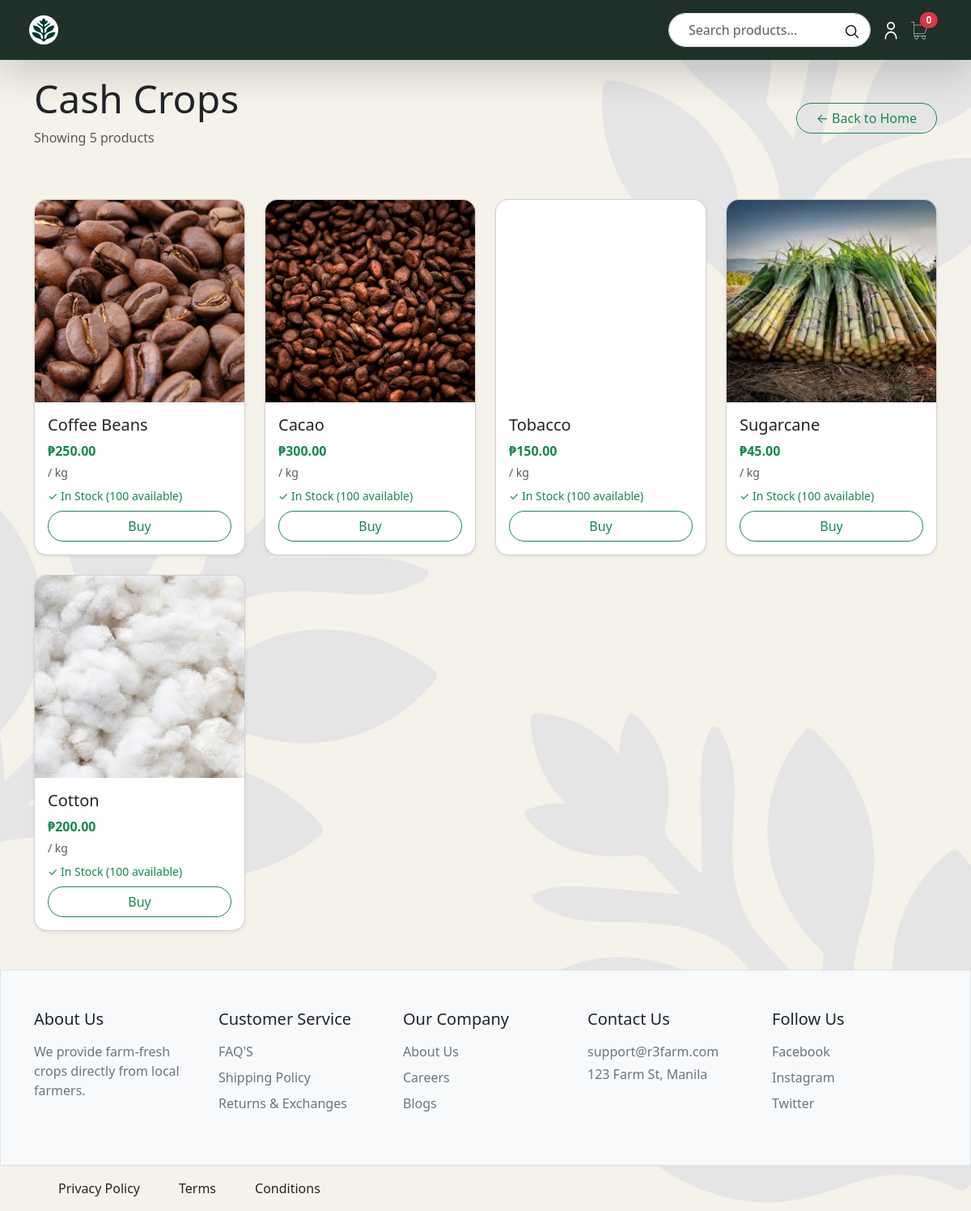
/category.php?cat=cash_crops, run on the app's committed database.
### tables this page shows
CREATE TABLE `products` (
  `id` int(11) NOT NULL,
  `name` varchar(100) NOT NULL,
  `category` enum('vegetables','fruits','grains','cash_crops') NOT NULL,
  `current_price` decimal(10,2) NOT NULL,
  `quantity` int(11) NOT NULL DEFAULT 0,
  `unit` enum('kg','pcs','liter','sack') DEFAULT NULL,
  `image_url` varchar(255) DEFAULT NULL,
  `created_at` timestamp NOT NULL DEFAULT current_timestamp(),
  `harvest_date` date NOT NULL,
  `updated_at` datetime NOT NULL
);

### models/Product.php (called while the page is built, shortened)
<?php
require_once __DIR__ . '/../config/Database.php';
class Product {
    private $conn;
    private $table = "products";
    public function __construct() {
        $database = new Database();
        $this->conn = $database->getConnection();
    }
    public function getByCategory($category, $limit = 4) {
        $stmt = $this->conn->prepare("SELECT * FROM {$this->table} WHERE category = ? ORDER BY created_at DESC LIMIT ?");
        $stmt->bind_param("si", $category, $limit);
        $stmt->execute();
        $result = $stmt->get_result();
        $products = [];
        while ($row = $result->fetch_assoc()) {
            $products[] = $row;
        }
        return $products;
    }
}
?>

### config/Database.php (called while the page is built, shortened)
<?php
class Database {
    private $host = "localhost";
    private $user = "root";
    private $pass = "";
    private $dbname = "r3_farm";
    public function getConnection() {
        $this->conn = new mysqli($this->host, $this->user, $this->pass, $this->dbname);
        return $this->conn;
    }
}
?>

### category.php (the view, shortened to what this page needs)
<?php
require_once 'models/Product.php';
$category = $_GET['cat'] ?? 'vegetables';
$categories = [
    'vegetables' => 'Fresh Vegetables',
    'fruits' => 'Fresh Fruits',
    'grains' => 'Grains / Cereals',
    'cash_crops' => 'Cash Crops'
];
$product = new Product();
$products = $product->getByCategory($category, 1000);
?>
<!DOCTYPE html>
<html lang="en">
<head>
    <link href="https://cdn.jsdelivr.net/npm/bootstrap@5.3.8/dist/css/bootstrap.min.css" rel="stylesheet">
</head>
<body>
    <div class="Background">
    <?php include('components/navbar.comp.php') ?>
    <div class="container py-4 my-4">
        <div class="d-flex justify-content-between align-items-center mb-4">
            <div>
                <h1 class="display-5"><?= $categories[$category] ?></h1>
                <p class="text-muted">Showing <?= count($products) ?> products</p>
            </div>
            <a href="index.php" class="btn btn-outline-success rounded-pill px-4">
                ← Back to Home
            </a>
        </div>
        <div class="row">
            <?php foreach ($products as $product): ?>
                <?php $productUnit = trim((string) ($product['unit'] ?? '')); ?>
                <div class="col-12 col-md-6 col-lg-3 mt-4">
                    <div class="card rounded-4 overflow-hidden h-100 shadow-sm">
                        <div
                            style="height: 250px; background-image: url('<?= $product['image_url'] ?? 'placeholder.jpg' ?>'); background-size: cover; background-position: center;">
                        </div>
                        <div class="card-body">
                            <h5 class="card-title"><?= htmlspecialchars($product['name']) ?></h5>
                            <p class="text-success fw-bold mb-1">₱<?= number_format($product['current_price'], 2) ?></p>
                            <div class="text-muted small mb-2">/
                                <?= htmlspecialchars($productUnit !== '' ? $productUnit : 'unit') ?>
                            </div>
                            <?php if ($product['quantity'] > 0): ?>
                                <div class="text-success small mb-2">✓ In Stock (<?= $product['quantity'] ?> available)</div>
                                <button class="btn btn-outline-success w-100 rounded-pill buy-btn" data-bs-toggle="modal"
                                    data-bs-target="#productModal" data-id="<?= $product['id'] ?>"
                                    data-name="<?= htmlspecialchars($product['name']) ?>"
                                    data-price="<?= $product['current_price'] ?>" data-quantity="<?= $product['quantity'] ?>"
                                    data-unit="<?= htmlspecialchars($productUnit) ?>"
                                    data-image="<?= $product['image_url'] ?? 'placeholder.jpg' ?>">
                                    Buy
                                </button>
                            <?php else: ?>
                                <div class="text-danger small mb-2">✗ Out of Stock</div>
                                <button class="btn btn-secondary w-100 rounded-pill" disabled>OUT OF STOCK</button>
                            <?php endif; ?>
                        </div>
                    </div>
                </div>
            <?php endforeach; ?>
        </div>
    </div>
    <div class="container-fluid border py-5 bg-light">
        <div class="container">
            <div class="row">
                <div class="col">
                    <h5 class="mb-3">About Us</h5>
                    <p class="text-secondary">We provide farm-fresh crops directly from local farmers.</p>
                </div>
                <div class="col">
                    <h5 class="mb-3">Customer Service</h5>
                    <ul class="list-unstyled">
                        <li class="mb-2"><a href="#" class="text-secondary text-decoration-none">FAQ'S</a></li>
                        <li class="mb-2"><a href="#" class="text-secondary text-decoration-none">Shipping Policy</a>
                        </li>
                        <li class="mb-2"><a href="#" class="text-secondary text-decoration-none">Returns & Exchanges</a>
                        </li>
                    </ul>
                </div>
                <div class="col">
                    <h5 class="mb-3">Our Company</h5>
                    <ul class="list-unstyled">
                        <li class="mb-2"><a href="#" class="text-secondary text-decoration-none">About Us</a></li>
                        <li class="mb-2"><a href="#" class="text-secondary text-decoration-none">Careers</a></li>
                        <li class="mb-2"><a href="#" class="text-secondary text-decoration-none">Blogs</a></li>
                    </ul>
                </div>
                <div class="col">
                    <h5 class="mb-3">Contact Us</h5>
                    <p class="text-secondary mb-1">support@r3farm.com</p>
                    <p class="text-secondary">123 Farm St, Manila</p>
                </div>
                <div class="col">
                    <h5 class="mb-3">Follow Us</h5>
                    <ul class="list-unstyled">
                        <li class="mb-2"><a href="#" class="text-secondary text-decoration-none">Facebook</a></li>
                        <li class="mb-2"><a href="#" class="text-secondary text-decoration-none">Instagram</a></li>
                        <li class="mb-2"><a href="#" class="text-secondary text-decoration-none">Twitter</a></li>
                    </ul>
                </div>
            </div>
        </div>
    </div>
    <div class="container-fluid px-5 d-flex flex-row py-3">
        <div class="ms-4">Privacy Policy</div>
        <div class="ms-5">Terms</div>
        <div class="ms-5">Conditions</div>
    </div>
    </div>
</body>
</html>

### category.php (style rules this page uses)
body { margin-top: 4.3rem !important; }
.Background { background-image: url("images/background.png"); background-repeat: no-repeat; background-position: center; background-size: cover; background-attachment: scroll; min-height: 100vh; }

### data on the page
products: image_url (picture), name "Coffee Beans", current_price "250.00", unit "kg", quantity "100"
products: image_url (picture), name "Cacao", current_price "300.00", unit "kg", quantity "100"
products: name "Tobacco", current_price "150.00", unit "kg", quantity "100"
products: image_url (picture), name "Sugarcane", current_price "45.00", unit "kg", quantity "100"
products: image_url (picture), name "Cotton", current_price "200.00", unit "kg", quantity "100"

### other printed values
$cart_count "0"
$categories[$category] "Cash Crops"
count($products) "5"
